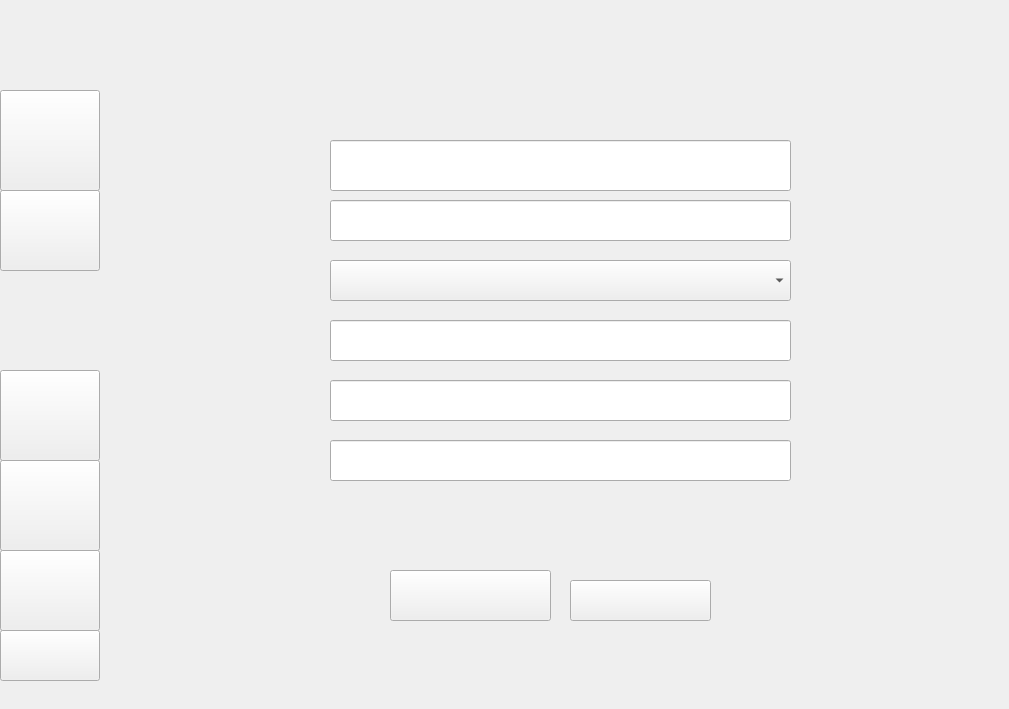
    <widget class="QWidget" name="page_11">
     <widget class="QLabel" name="label_11">
      <property name="geometry">
       <rect>
        <x>0</x>
        <y>0</y>
        <width>1000</width>
        <height>700</height>
       </rect>
      </property>
      <property name="text">
       <string/>
      </property>
      <property name="pixmap">
       <pixmap resource="resources.qrc">:/resources/ModMa2.png</pixmap>
      </property>
      <property name="scaledContents">
       <bool>true</bool>
      </property>
     </widget>
     <widget class="QPushButton" name="pushButton_27">
      <property name="geometry">
       <rect>
        <x>0</x>
        <y>90</y>
        <width>100</width>
        <height>101</height>
       </rect>
      </property>
      <property name="text">
       <string/>
      </property>
     </widget>
     <widget class="QPushButton" name="pushButton_28">
      <property name="geometry">
       <rect>
        <x>0</x>
        <y>190</y>
        <width>100</width>
        <height>81</height>
       </rect>
      </property>
      <property name="text">
       <string/>
      </property>
     </widget>
     <widget class="QPushButton" name="pushButton_29">
      <property name="geometry">
       <rect>
        <x>390</x>
        <y>570</y>
        <width>161</width>
        <height>51</height>
       </rect>
      </property>
      <property name="text">
       <string/>
      </property>
     </widget>
     <widget class="QPushButton" name="pushButton_30">
      <property name="geometry">
       <rect>
        <x>570</x>
        <y>580</y>
        <width>141</width>
        <height>41</height>
       </rect>
      </property>
      <property name="text">
       <string/>
      </property>
     </widget>
     <widget class="QLineEdit" name="inputID_2">
      <property name="geometry">
       <rect>
        <x>330</x>
        <y>140</y>
        <width>461</width>
        <height>51</height>
       </rect>
      </property>
     </widget>
     <widget class="QLineEdit" name="inputNombre_2">
      <property name="geometry">
       <rect>
        <x>330</x>
        <y>200</y>
        <width>461</width>
        <height>41</height>
       </rect>
      </property>
     </widget>
     <widget class="QLineEdit" name="inputSueldo_2">
      <property name="geometry">
       <rect>
        <x>330</x>
        <y>320</y>
        <width>461</width>
        <height>41</height>
       </rect>
      </property>
     </widget>
     <widget class="QLineEdit" name="inputUsuario_2">
      <property name="geometry">
       <rect>
        <x>330</x>
        <y>380</y>
        <width>461</width>
        <height>41</height>
       </rect>
      </property>
     </widget>
     <widget class="QLineEdit" name="inputContrasena_2">
      <property name="geometry">
       <rect>
        <x>330</x>
        <y>440</y>
        <width>461</width>
        <height>41</height>
       </rect>
      </property>
     </widget>
     <widget class="QPushButton" name="pushButton_64">
      <property name="geometry">
       <rect>
        <x>0</x>
        <y>370</y>
        <width>100</width>
        <height>91</height>
       </rect>
      </property>
      <property name="text">
       <string/>
      </property>
     </widget>
     <widget class="QPushButton" name="pushButton_78">
      <property name="geometry">
       <rect>
        <x>0</x>
        <y>460</y>
        <width>100</width>
        <height>91</height>
       </rect>
      </property>
      <property name="text">
       <string/>
      </property>
     </widget>
     <widget class="QPushButton" name="pushButton_148">
      <property name="geometry">
       <rect>
        <x>0</x>
        <y>550</y>
        <width>100</width>
        <height>81</height>
       </rect>
      </property>
      <property name="text">
       <string/>
      </property>
     </widget>
     <widget class="QPushButton" name="pushButton_161">
      <property name="geometry">
       <rect>
        <x>0</x>
        <y>630</y>
        <width>100</width>
        <height>51</height>
       </rect>
      </property>
      <property name="text">
       <string/>
      </property>
     </widget>
     <widget class="QComboBox" name="comboProfesion_2">
      <property name="geometry">
       <rect>
        <x>330</x>
        <y>260</y>
        <width>461</width>
        <height>41</height>
       </rect>
      </property>
     </widget>
    </widget>
